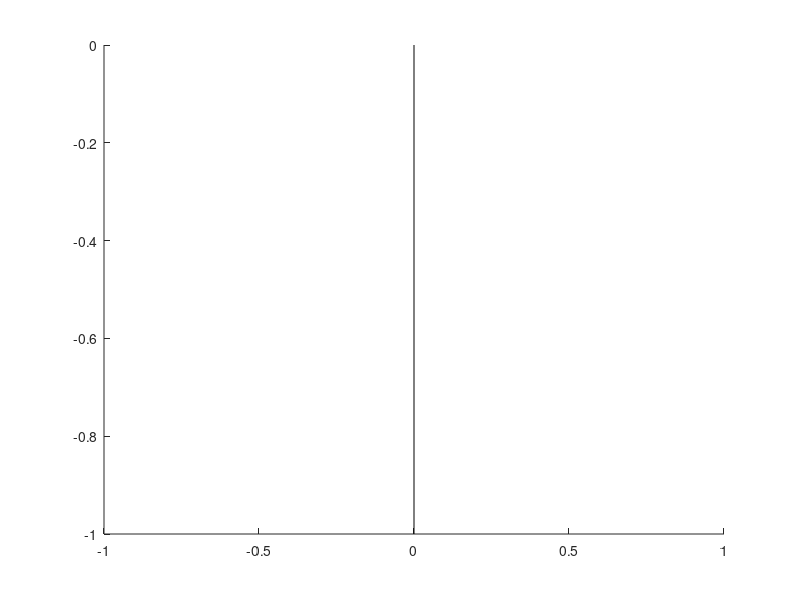

Reproduce this figure in MATLAB. (Note: this script raises an error after producing the figure.)
% Pendulum animation

clc; clear all; close all; format compact;

t = 0:.01:10;
theta = sin(t);

L = 1;

% Interpolate frames for animation'

%{

    Want to operate the animation at the same frame rate as reality, so
    that the animation doesn't look like it's in slow motion

%}

FPS = 30;
t_animate = 0:(1/FPS):t(end);
theta_animate = interp1(t, theta, t_animate);


figure();

p = 0:.01:2*pi;
xball = .1*cos(p);
yball = .1*sin(p);

% Pumpkin ellipses
xpump1 = .2*cos(p) - .08;
ypump1 = .3*sin(p);
xpump2 = .2*cos(p) + .08;
ypump2 = .3*sin(p);
xeye1 = .5*[.4 .5 .3] -.1;
yeye1 = .5*[.4 .5 .5];

xeye2 = -.5*[.4 .5 .3]  + .1;
yeye2 = .5*[.4 .5 .5];

v1 = [xpump1; ypump1];
v2 = [xpump2; ypump2];

v3 = [xeye1; yeye1];

v4 = [xeye2; yeye2];


for i = 1:length(theta_animate)
    R = [cos(theta_animate(i)), -sin(theta_animate(i)); sin(theta_animate(i)), cos(theta_animate(i))];

    v1r = R*v1;

    xpump1 = v1r(1,:);
    ypump1 = v1r(2,:);

    v2r = R*v2;

    xpump2 = v2r(1,:);
    ypump2 = v2r(2,:);

    v3r = R*v3;

    xeye1 = v3r(1,:);
    yeye1 = v3r(2,:);

    v4r = R*v4;

    xeye2 = v4r(1,:);
    yeye2 = v4r(2,:);


   

    hold on
    h = plot([0 L*sin(theta_animate(i))], [0 -L*cos(theta_animate(i))], '-k');
    h.Color = [1 .5 0]; % Orange
    h.LineWidth = 3;
    h1 = fill((xpump1 + L*sin(theta_animate(i))), (ypump1 + -L*cos(theta_animate(i))), [1 .5 0]);
    h2 = fill((xpump2 + L*sin(theta_animate(i))), (ypump2 + -L*cos(theta_animate(i))), [1 .5 0]);

    h3 = fill((xeye1 + L*sin(theta_animate(i))), (yeye1 + -L*cos(theta_animate(i))), [1 .5 0]);
    h4 = fill((xeye2 + L*sin(theta_animate(i))), (yeye2 + -L*cos(theta_animate(i))), [1 .5 0]);

   
    h1.EdgeColor = "none";
    h2.EdgeColor = "none";

    axis equal
    axis([-2*L 2*L -2*L 2*L])
    drawnow;   
    pause(1/FPS);
    delete(h3);
    delete(h4);
    delete(h2);
    delete(h1);
    delete(h);
    hold off
    
end





